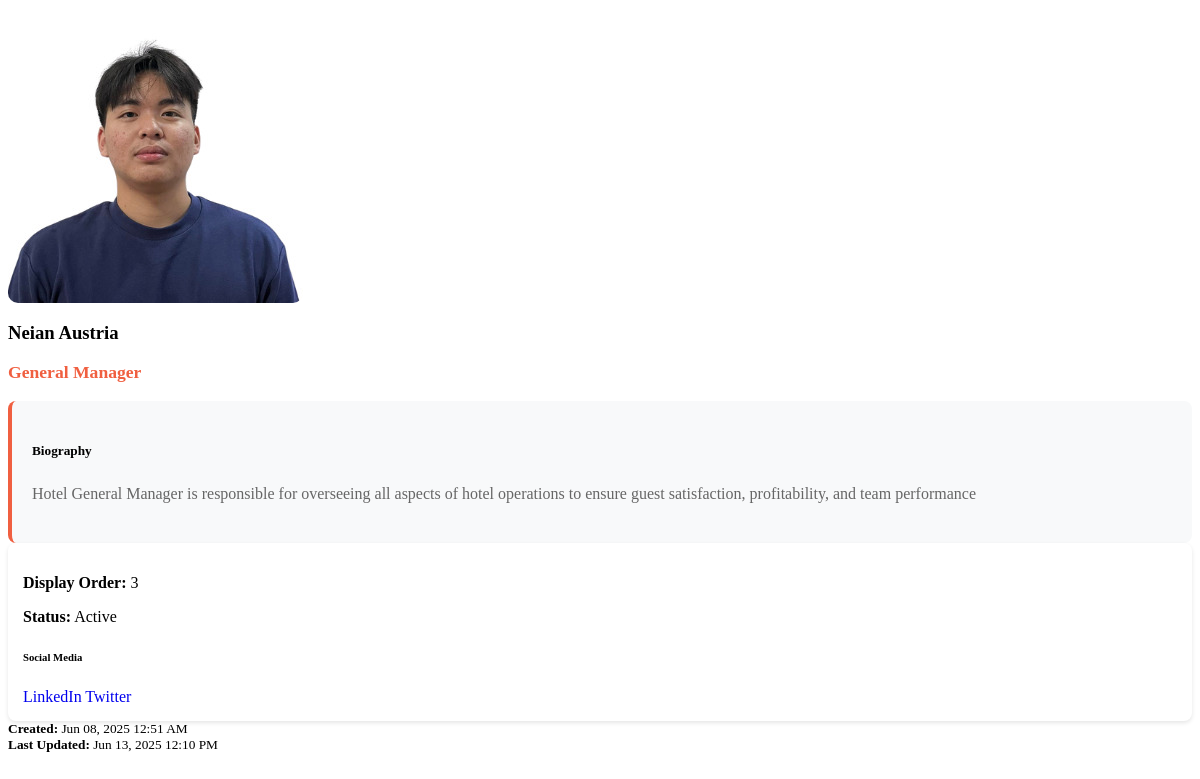
Screenshot of /view_team_member.php?id=1 with the database file from the repository.
### tables this page shows
CREATE TABLE `team_members` (
  `id` int(11) NOT NULL AUTO_INCREMENT,
  `name` varchar(255) NOT NULL,
  `position` varchar(255) NOT NULL,
  `bio` text,
  `image` varchar(255) DEFAULT NULL,
  `linkedin_url` varchar(255) DEFAULT NULL,
  `twitter_url` varchar(255) DEFAULT NULL,
  `display_order` int(11) DEFAULT 0,
  `status` tinyint(1) DEFAULT 1,
  `date_created` datetime DEFAULT CURRENT_TIMESTAMP,
  `date_updated` datetime DEFAULT CURRENT_TIMESTAMP ON UPDATE CURRENT_TIMESTAMP,
  PRIMARY KEY (`id`)
);

### view_team_member.php (the view, shortened to what this page needs)
<?php
include 'db_connect.php';
if(isset($_GET['id'])){
    $qry = $conn->query("SELECT * FROM team_members WHERE id = ".$_GET['id']);
    if($qry->num_rows > 0){
        $member = $qry->fetch_array();
    }
}
?>
<div class="container-fluid">
    <?php if(isset($member)): ?>
    <div class="row">
        <div class="col-md-4">
            <div class="text-center">
                <?php if(!empty($member['image'])): ?>
                    <img src="../assets/img/team/<?php echo $member['image'] ?>" alt="<?php echo $member['name'] ?>" class="img-fluid img-thumbnail" style="max-height: 300px; border-radius: 10px;">
                <?php else: ?>
                    <div style="width: 200px; height: 200px; background: #f8f9fa; border: 2px dashed #dee2e6; border-radius: 10px; display: flex; align-items: center; justify-content: center; margin: 0 auto;">
                        <i class="fa fa-user fa-5x text-muted"></i>
                    </div>
                <?php endif; ?>
            </div>
        </div>
        <div class="col-md-8">
            <div class="team-member-details">
                <h3 class="mb-3"><?php echo $member['name'] ?></h3>
                <p class="position mb-3" style="color: #f05f40; font-weight: 600; font-size: 1.1rem;">
                    <?php echo $member['position'] ?>
                </p>
                <div class="bio mb-4">
                    <h5>Biography</h5>
                    <p style="line-height: 1.6; color: #666;">
                        <?php echo nl2br($member['bio']) ?>
                    </p>
                </div>
                <div class="member-info">
                    <div class="row">
                        <div class="col-md-6">
                            <p><strong>Display Order:</strong> <?php echo $member['display_order'] ?></p>
                        </div>
                        <div class="col-md-6">
                            <p><strong>Status:</strong>
                                <?php if($member['status'] == 1): ?>
                                    <span class="badge badge-success">Active</span>
                                <?php else: ?>
                                    <span class="badge badge-secondary">Inactive</span>
                                <?php endif; ?>
                            </p>
                        </div>
                    </div>
                    <?php if(!empty($member['linkedin_url']) || !empty($member['twitter_url'])): ?>
                    <div class="social-links mt-3">
                        <h6>Social Media</h6>
                        <?php if(!empty($member['linkedin_url'])): ?>
                            <a href="<?php echo $member['linkedin_url'] ?>" target="_blank" class="btn btn-outline-primary btn-sm mr-2">
                                <i class="fab fa-linkedin"></i> LinkedIn
                            </a>
                        <?php endif; ?>
                        <?php if(!empty($member['twitter_url'])): ?>
                            <a href="<?php echo $member['twitter_url'] ?>" target="_blank" class="btn btn-outline-info btn-sm">
                                <i class="fab fa-twitter"></i> Twitter
                            </a>
                        <?php endif; ?>
                    </div>
                    <?php endif; ?>
                </div>
                <div class="member-dates mt-4">
                    <small class="text-muted">
                        <strong>Created:</strong> <?php echo date('M d, Y h:i A', strtotime($member['date_created'])) ?><br>
                        <strong>Last Updated:</strong> <?php echo date('M d, Y h:i A', strtotime($member['date_updated'])) ?>
                    </small>
                </div>
            </div>
        </div>
    </div>
    <?php else: ?>
    <div class="alert alert-danger">
        <i class="fa fa-exclamation-triangle"></i> Team member not found.
    </div>
    <?php endif; ?>
</div>

### view_team_member.php (style rules this page uses)
.team-member-details h3 { color: #000; font-weight: 700; }
.position { color: #f05f40 !important; }
.bio { background: #f8f9fa; padding: 20px; border-radius: 8px; border-left: 4px solid #f05f40; }
.member-info { background: #fff; padding: 15px; border-radius: 8px; box-shadow: 0 2px 4px rgba(0,0,0,0.1); }
.social-links a { text-decoration: none; }

### rows the page displays
team_members: image (picture), name "Neian Austria", position "General Manager", bio "Hotel General Manager is responsible for overseeing all aspects of hotel operations to ensure guest satisfaction, profitability, and team performance", display_order "3", date_created "Jun 08, 2025 12:51 AM", date_updated "Jun 13, 2025 12:10 PM"
